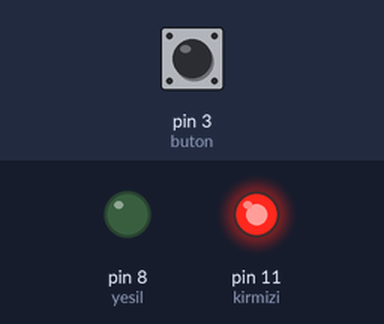
A sketch run on a simulated Arduino Uno, built with avr-gcc and run on an emulated ATmega328P. Shown: output pins drawn as LEDs (lit = HIGH). The test bench sets the inputs (shaded band); at power-on: pin 3 (buton) LOW.

Above: at 1.2 s.
1.3 s: pin 3 (buton) pulled HIGH for 0.15 s
At 1.37 s:
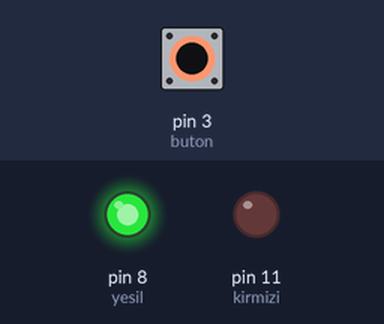
2.9 s: pin 3 (buton) pulled HIGH for 3.2 s
At 7.2 s:
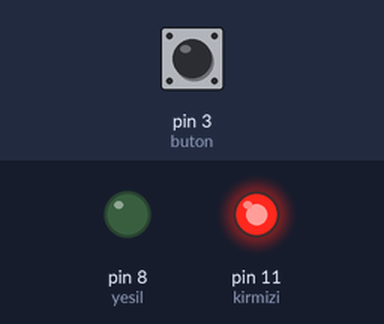
Timing chart, 0 to 8.7 s (numbered marks = the images above; inputs shaded):
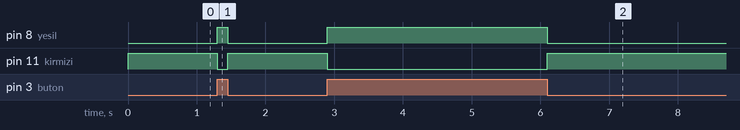

The sketch:

buton_ile_led_kontrol.ino
```cpp
#define yesil 8
#define kirmizi 11
#define buton 3

void setup(){
  pinMode(buton,INPUT);
  pinMode(yesil,OUTPUT);
  pinMode(kirmizi,OUTPUT);
}
void loop(){
  if(digitalRead(buton)==1){
    digitalWrite(yesil,HIGH);
    digitalWrite(kirmizi,LOW);
  }
  else{
    digitalWrite(yesil,LOW);
    digitalWrite(kirmizi,HIGH);
  }
}
```

Measured:
- after the input at 1.3 s, pin 8 (yesil): LOW → HIGH at once, → LOW 0.15 s later; pin 11 (kirmizi): HIGH → LOW at once, → HIGH 0.15 s later
- after the input at 2.9 s, pin 8 (yesil): LOW → HIGH at once, → LOW 3.2 s later; pin 11 (kirmizi): HIGH → LOW at once, → HIGH 3.2 s later
